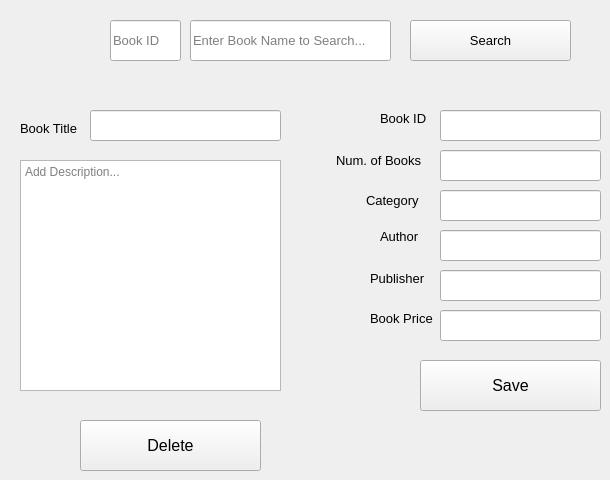
      <widget class="QWidget" name="tab_6">
       <attribute name="title">
        <string>Edit or Delete</string>
       </attribute>
       <widget class="QPushButton" name="pushButton_10">
        <property name="geometry">
         <rect>
          <x>420</x>
          <y>360</y>
          <width>181</width>
          <height>51</height>
         </rect>
        </property>
        <property name="font">
         <font>
          <family>Segoe UI</family>
          <pointsize>12</pointsize>
         </font>
        </property>
        <property name="text">
         <string>Save</string>
        </property>
       </widget>
       <widget class="QLabel" name="label_10">
        <property name="geometry">
         <rect>
          <x>20</x>
          <y>120</y>
          <width>61</width>
          <height>16</height>
         </rect>
        </property>
        <property name="font">
         <font>
          <family>Segoe UI</family>
          <pointsize>10</pointsize>
         </font>
        </property>
        <property name="text">
         <string>Book Title</string>
        </property>
       </widget>
       <widget class="QPushButton" name="pushButton_11">
        <property name="geometry">
         <rect>
          <x>410</x>
          <y>20</y>
          <width>161</width>
          <height>41</height>
         </rect>
        </property>
        <property name="font">
         <font>
          <family>Segoe UI</family>
          <pointsize>10</pointsize>
         </font>
        </property>
        <property name="text">
         <string>Search</string>
        </property>
       </widget>
       <widget class="QLabel" name="label_11">
        <property name="geometry">
         <rect>
          <x>380</x>
          <y>230</y>
          <width>47</width>
          <height>13</height>
         </rect>
        </property>
        <property name="font">
         <font>
          <family>Segoe UI</family>
          <pointsize>10</pointsize>
         </font>
        </property>
        <property name="text">
         <string>Author</string>
        </property>
       </widget>
       <widget class="QLabel" name="label_12">
        <property name="geometry">
         <rect>
          <x>366</x>
          <y>190</y>
          <width>61</width>
          <height>21</height>
         </rect>
        </property>
        <property name="font">
         <font>
          <family>Segoe UI</family>
          <pointsize>10</pointsize>
         </font>
        </property>
        <property name="text">
         <string>Category</string>
        </property>
       </widget>
       <widget class="QLabel" name="label_14">
        <property name="geometry">
         <rect>
          <x>370</x>
          <y>310</y>
          <width>71</width>
          <height>16</height>
         </rect>
        </property>
        <property name="font">
         <font>
          <family>Segoe UI</family>
          <pointsize>10</pointsize>
         </font>
        </property>
        <property name="text">
         <string>Book Price</string>
        </property>
       </widget>
       <widget class="QLineEdit" name="lineEdit_6">
        <property name="geometry">
         <rect>
          <x>440</x>
          <y>150</y>
          <width>161</width>
          <height>31</height>
         </rect>
        </property>
        <property name="font">
         <font>
          <family>Segoe UI</family>
          <pointsize>10</pointsize>
         </font>
        </property>
       </widget>
       <widget class="QLineEdit" name="lineEdit_7">
        <property name="geometry">
         <rect>
          <x>190</x>
          <y>20</y>
          <width>201</width>
          <height>41</height>
         </rect>
        </property>
        <property name="font">
         <font>
          <family>Segoe UI</family>
          <pointsize>10</pointsize>
         </font>
        </property>
        <property name="placeholderText">
         <string>Enter Book Name to Search...</string>
        </property>
       </widget>
       <widget class="QLabel" name="label_15">
        <property name="geometry">
         <rect>
          <x>370</x>
          <y>270</y>
          <width>61</width>
          <height>16</height>
         </rect>
        </property>
        <property name="font">
         <font>
          <family>Segoe UI</family>
          <pointsize>10</pointsize>
         </font>
        </property>
        <property name="text">
         <string>Publisher</string>
        </property>
       </widget>
       <widget class="QLabel" name="label_16">
        <property name="geometry">
         <rect>
          <x>336</x>
          <y>150</y>
          <width>91</width>
          <height>20</height>
         </rect>
        </property>
        <property name="font">
         <font>
          <family>Segoe UI</family>
          <pointsize>10</pointsize>
         </font>
        </property>
        <property name="text">
         <string>Num. of Books</string>
        </property>
       </widget>
       <widget class="QPushButton" name="pushButton_12">
        <property name="geometry">
         <rect>
          <x>80</x>
          <y>420</y>
          <width>181</width>
          <height>51</height>
         </rect>
        </property>
        <property name="font">
         <font>
          <family>Segoe UI</family>
          <pointsize>12</pointsize>
         </font>
        </property>
        <property name="text">
         <string>Delete</string>
        </property>
       </widget>
       <widget class="QLineEdit" name="lineEdit_8">
        <property name="geometry">
         <rect>
          <x>90</x>
          <y>110</y>
          <width>191</width>
          <height>31</height>
         </rect>
        </property>
        <property name="font">
         <font>
          <family>Segoe UI</family>
          <pointsize>10</pointsize>
         </font>
        </property>
       </widget>
       <widget class="QLineEdit" name="lineEdit_9">
        <property name="geometry">
         <rect>
          <x>440</x>
          <y>310</y>
          <width>161</width>
          <height>31</height>
         </rect>
        </property>
        <property name="font">
         <font>
          <family>Segoe UI</family>
          <pointsize>10</pointsize>
         </font>
        </property>
       </widget>
       <widget class="QTextEdit" name="textEdit_2">
        <property name="geometry">
         <rect>
          <x>20</x>
          <y>160</y>
          <width>261</width>
          <height>231</height>
         </rect>
        </property>
        <property name="placeholderText">
         <string>Add Description...</string>
        </property>
       </widget>
       <widget class="QLineEdit" name="lineEdit_10">
        <property name="geometry">
         <rect>
          <x>440</x>
          <y>110</y>
          <width>161</width>
          <height>31</height>
         </rect>
        </property>
       </widget>
       <widget class="QLineEdit" name="lineEdit_11">
        <property name="geometry">
         <rect>
          <x>110</x>
          <y>20</y>
          <width>71</width>
          <height>41</height>
         </rect>
        </property>
        <property name="font">
         <font>
          <family>Segoe UI</family>
          <pointsize>10</pointsize>
         </font>
        </property>
        <property name="placeholderText">
         <string>Book ID</string>
        </property>
       </widget>
       <widget class="QLabel" name="label_13">
        <property name="geometry">
         <rect>
          <x>380</x>
          <y>110</y>
          <width>61</width>
          <height>16</height>
         </rect>
        </property>
        <property name="font">
         <font>
          <family>Segoe UI</family>
          <pointsize>10</pointsize>
         </font>
        </property>
        <property name="text">
         <string>Book ID</string>
        </property>
       </widget>
       <widget class="QLineEdit" name="lineEdit_15">
        <property name="geometry">
         <rect>
          <x>440</x>
          <y>190</y>
          <width>161</width>
          <height>31</height>
         </rect>
        </property>
        <property name="font">
         <font>
          <family>Segoe UI</family>
          <pointsize>10</pointsize>
         </font>
        </property>
       </widget>
       <widget class="QLineEdit" name="lineEdit_16">
        <property name="geometry">
         <rect>
          <x>440</x>
          <y>230</y>
          <width>161</width>
          <height>31</height>
         </rect>
        </property>
        <property name="font">
         <font>
          <family>Segoe UI</family>
          <pointsize>10</pointsize>
         </font>
        </property>
       </widget>
       <widget class="QLineEdit" name="lineEdit_25">
        <property name="geometry">
         <rect>
          <x>440</x>
          <y>270</y>
          <width>161</width>
          <height>31</height>
         </rect>
        </property>
        <property name="font">
         <font>
          <family>Segoe UI</family>
          <pointsize>10</pointsize>
         </font>
        </property>
       </widget>
      </widget>
